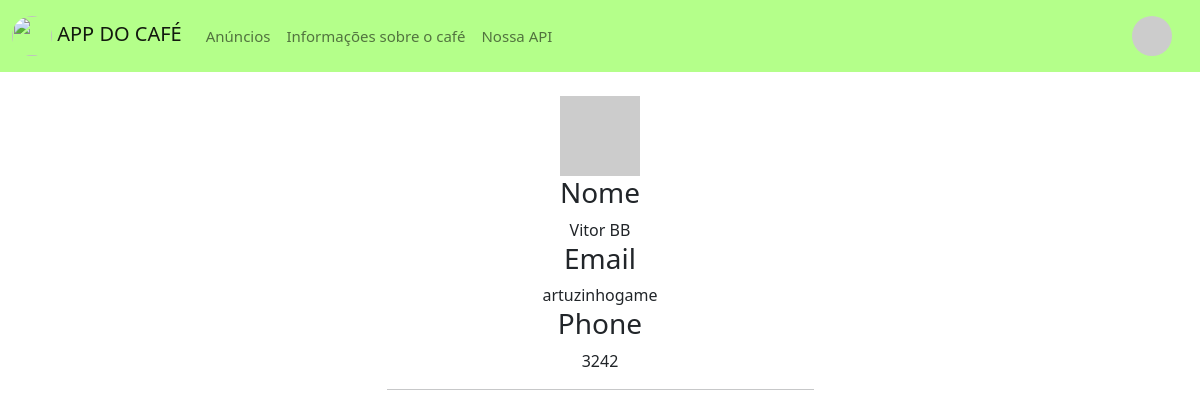
Page /user/vitor (signed in) on the committed database.
### app/models/user.py (models this page shows, shortened)
class User(db.Model):
    __tablename__ = "users"
    user_id = db.Column(db.Integer, primary_key=True)
    username = db.Column(db.String, unique=True)
    password = db.Column(db.String)
    email = db.Column(db.String, unique=True)
    phone = db.Column(db.String, unique=True)
    name = db.Column(db.String)
    def avatar(self, size):
        digest = md5(self.email.lower().encode('utf-8')).hexdigest()
        return 'https://www.gravatar.com/avatar/{}?d=identicon&s={}'.format(
            digest, size)
    @property
    def is_authenticated(self):
        return True

### app/controllers/login_controller.py (the view)
@app.route('/user/<username>')
@login_required
def user(username):
    print(username)
    user = User.query.filter_by(username=username).first_or_404()
    posts = [
        {'author': user, 'body': 'Test post #1'},
        {'author': user, 'body': 'Test post #2'}
    ]
    return render_template('user.html', user=user, posts=posts)

### app/controllers/login_controller.py (called while the page is built)
@login_manager.user_loader
def load_user(id_u):
    return User.query.get(int(id_u))

### app/templates/user.html
{% extends "base.html" %}
{% block content %}
<div class="container" style="margin: fill;">
    <div class="row justify-content-center">
        <div class="col-xl-5 col-lg-6 col-md-8 col-sm-10 mx-auto text-center form p-4" >
            <img src="{{ user.avatar(128) }}">
            <h3>Nome </h3>
            {{ user.name }}
            <h3 >Email </h3>
            {{user.email}}
            <h3>Phone </h3>
            {{user.phone}}
            <hr>
        </div>
    </div>
</div>
{% endblock %}

### app/templates/base.html (style rules this page uses)
html, body { height: 100%; margin: 0; }

### rows in the picture
User: name "Vitor BB", email "artuzinhogame", phone "3242"
